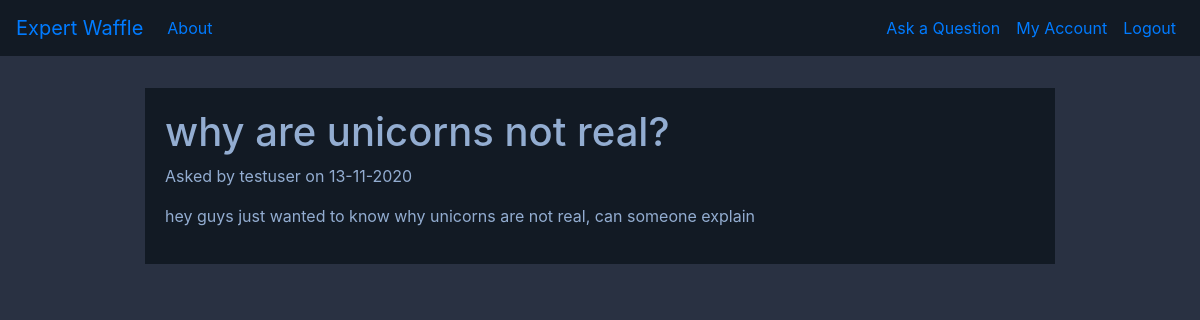
The app's page /post/2 (signed in) with its own data.
### waffle/models.py (models this page shows, shortened)
class Post(db.Model):
    id = db.Column(db.Integer, primary_key=True)
    title = db.Column(db.String(100), nullable=False)
    date_posted = db.Column(db.DateTime, nullable=False, default=datetime.utcnow())
    content = db.Column(db.Text, nullable=False)
    user_id = db.Column(db.Integer, db.ForeignKey('user.id'), nullable=False)

class User(db.Model, UserMixin):
    id = db.Column(db.Integer, primary_key=True)
    username = db.Column(db.String(20), unique=True, nullable=False)
    email = db.Column(db.String(50), unique=True, nullable=False)
    password = db.Column(db.String(60), nullable=False)
    posts = db.relationship('Post', backref='author', lazy=True)

### waffle/routes.py (the view)
@app.route('/post/<int:post_id>')
@login_required
def post(post_id):
    post = Post.query.get_or_404(post_id)
    return render_template('post.html', title=post.title, post=post)

### waffle/models.py (called while the page is built)
@login_manager.user_loader
def get_user(user_id):
    return User.query.get(int(user_id))

### waffle/templates/post.html (shortened to what this page needs)
{% extends "layout.html" %}
{% block content%}
<div class='content-section'>
    <h1>{{ post.title }}</h1>
    <p> Asked by {{post.author.username}} on {{post.date_posted.strftime('%d-%m-%Y')}} </p>
    <p> {{post.content }} </p>
{% endblock content%}

### waffle/static/main.css (style rules this page uses)
.body { background-color: rgb(41, 49, 66); color: rgb(41, 49, 66); }
h1, h2, h3, p, legend, label { color:rgb(147, 173, 209); }
.content-section { background:rgb(18, 26, 36); padding: 20px 20px; margin-bottom: 20px; margin-left: 100px; margin-right: 100px; }

### records on screen
Post: title "why are unicorns not real?", date_posted "13-11-2020", content "hey guys just wanted to know why unicorns are not real, can someone explain"
User: author.username "testuser"
